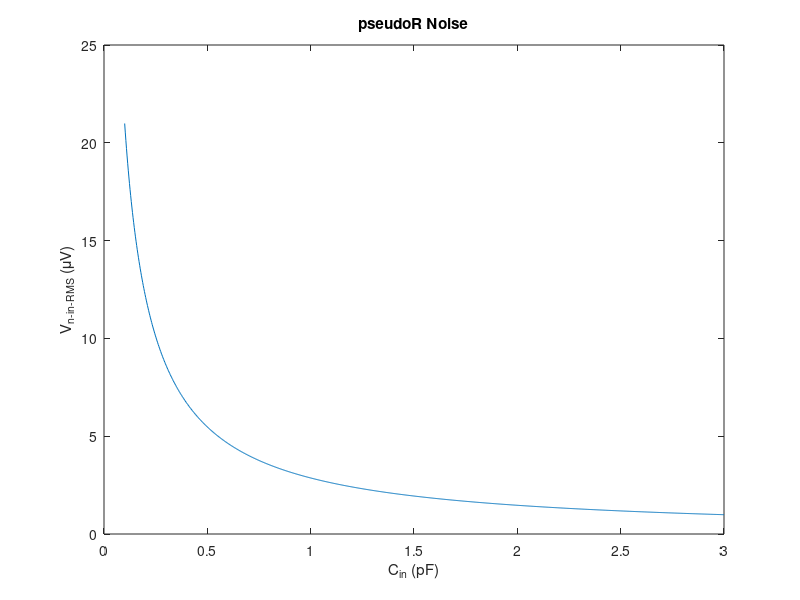
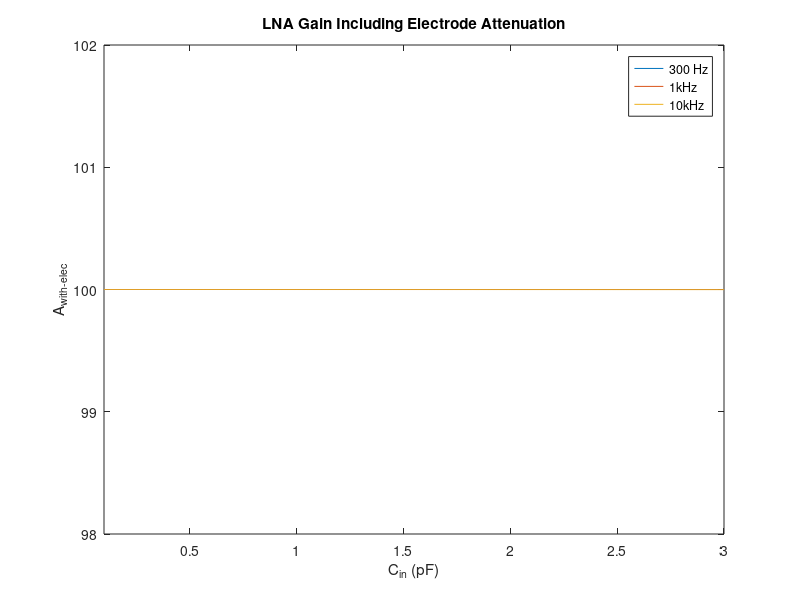
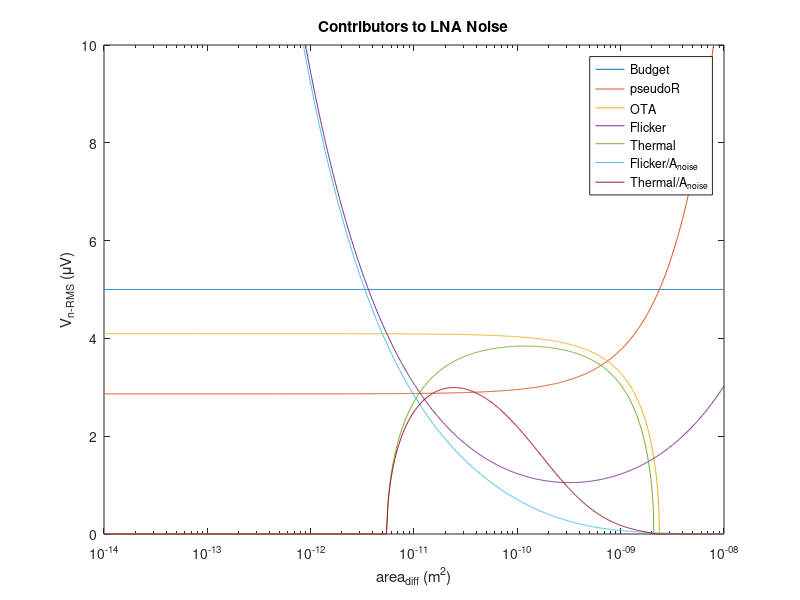
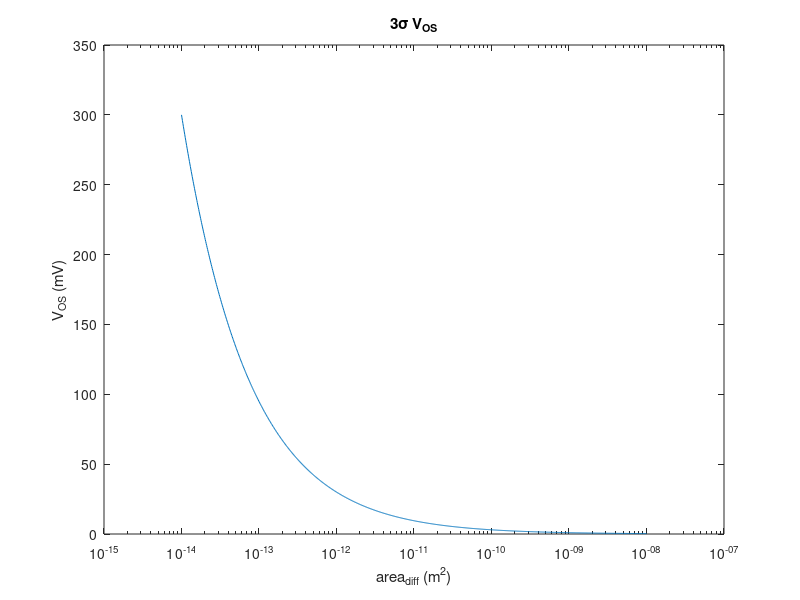

Write MATLAB code to recreate these figures, in order. (Note: this script raises an error after producing the figures.)
% polymorph pixel co-design
% CRT
% 05/19/2020 - 07/22/2020

%% setup
close all
clear all

%% starting assumptions and physical constants

% constants
k = 1.38e-23;
T = 37 + 273;   % body temp

% system constraints
V_DD = 1.5;
R_elec = 24e3;
pixel_dim = 152.5e-6;
area_limit = (pixel_dim)^2;

% amplitude range
% peak voltages for AP (300Hz - 10kHz) and a little LFP (50Hz - 10kHz)
V_AP = 2e-3;
V_LFP = 4e-3;

%% design targets

% except for here, as noted, all noise is squared voltage
noise_Vrms_target = 5e-6;
noise_Vsq_target = noise_Vrms_target^2;

A_target = 100;
A_OL_target = 1e3;
A_f = 1;

f_LP_AP = 10e3;
f_HP_AP = 300;

ENBW = f_LP_AP * pi/2;

% number of time constants for "complete" settling
settling_TCs = 5;

% target for OTA noise source other than M1
excess = 1.2;

% swing for A1
V_swing_target = V_LFP * A_target;

%% technology information

L_min = 130e-9;

% C_ox and C_P (C_gg) [F/m^2]
% C_ox for flicker noise
C_ox = 0.01;
% C_P for parasitics
M_input_area = 120e-6 * 600e-9;
C_gg = 252e-15;
C_P_N = C_gg / M_input_area;
C_P_P = 0.00633;

% flicker noise coefficients [J]
K_flicker_N = 1.24e-25;
K_flicker_P = 1.98e-25;

% mismatch coefficients
% [Vm] and [m]
A_VT = 10e-9;
A_beta = 0.013e-6;

% noise factor gamma (often quoted as 2/3)
gamma_W = 1;
gamma_S = 2/3;

% estimates for device area
L_diff = 200e-9;
L_guard = 1e-6;

%% closed-loop amp design: sweep Cin

% assumed pseudoR based on 10fF feedback cap
pseudoR = 500e9;

% sweep Cin
%C_in = 1e-12;
C_in = linspace(100e-15, 3e-12, 1000)';
C_F = C_in / A_target;

% integrated pseudoR noise for 300Hz sw cap HP cutoff
f_pseudo = 1./(2.*pi.*pseudoR.*C_F);
% reduction factor to account for not all of kT/C
% appearing in the 300Hz+ band
reduc_factor = 1./(1 + f_HP_AP./f_pseudo);
noise_pseudoR = 2 .* k .* T ./ C_F .* reduc_factor;
% input-refer - note that this uses ideal gain
noise_pseudoR_in = noise_pseudoR ./ (A_target.^2);

% ideal closed-loop gain including electrode attenuation
% at three freqs: 300, 1000, 10000 Hz
% assumes ideal opamp with no parasitics
A_elec_300 = C_in ./ sqrt(C_F.^2 + (C_F .* C_in .* R_elec .* (2*pi*300)).^2);
A_elec_1e3 = C_in ./ sqrt(C_F.^2 + (C_F .* C_in .* R_elec .* (2*pi*1e3)).^2);
A_elec_1e4 = C_in ./ sqrt(C_F.^2 + (C_F .* C_in .* R_elec .* (2*pi*1e4)).^2);

%% plots from Cin choice

% noise due to pseudoR as a function of Cin
figure
plot(C_in.*(1e12), sqrt(noise_pseudoR_in) .* 1e6);
xlabel('C_{in} (pF)');
ylabel('V_{n-in-RMS} (\muV)');
title('pseudoR Noise');

% input gain including electrode atten
% should be negligible
figure
plot(C_in.*(1e12), A_elec_300);
hold on
plot(C_in.*(1e12), A_elec_1e3);
plot(C_in.*(1e12), A_elec_1e4);
xlabel('C_{in} (pF)');
ylabel('A_{with-elec}');
axis([100e-3 3 98 102]);
legend('300 Hz', '1kHz', '10kHz');
title('LNA Gain Including Electrode Attenuation');

%% results from first design section

% baseline C_in for noise, assuming we meet target gain
C_in = 1e-12;
C_F = C_in / A_target;
% now adjust C_in to pre-warp the CL gain, gain error due to finite OL gain
C_in = C_F * A_target * (1 + 1/A_OL_target) / (1 - A_target/A_OL_target);
% integrated pseudoR noise for 300Hz sw cap HP cutoff
f_pseudo = 1./(2.*pi.*pseudoR.*C_F);
reduc_factor = 1./(1 + f_HP_AP./f_pseudo);
noise_pseudoR = 2 .* k .* T ./ C_F .* reduc_factor;

%% begin OTA design: sweep WL

% transistor area, from 10^-14 m^2 to 10^-9 m^2
% for reference, pixel is 2.33*10^-8 m^2
% 120um/600nm device is 7.2*10^-11 m^2both
% and a 130nm/130nm device is 1.69*10^-14 m^2
WL = logspace(-14,-8,1000);

C_P = WL .* C_P_N;

% resulting actual closed-loop gain
A_actual = C_in ./ (C_F + (C_F + C_in + C_P) ./ A_OL_target);
noise_pseudoR_in = noise_pseudoR ./ (A_actual.^2);

% noise budget
noise_OTA = noise_Vsq_target - noise_pseudoR_in;

% noise gain
A_noise = (C_P + C_in + C_F) ./ C_in;

% flicker noise
noise_flicker = 2 .* K_flicker_N ./ C_ox ./ WL .* (A_noise).^2 ...
    .* log(f_LP_AP / f_HP_AP);

noise_thermal = noise_OTA - noise_flicker;

% thermal noise
% NOTE: we only care about thermal noise in the signal band (to 10kHz)
% technically, ENBW is not correct here because we can do a software
% brickwall filter at 10kHz, and this will be valid since we have used
% appropriate anti-aliasing.
% thus, ENBW is used here only to provide a safety margin.
gm_req = 2 .* 4 .* k .* T .* gamma_W...
    ./ noise_thermal .* (A_noise).^2 .* ENBW .* excess;

% first approx of mismatch: assume input pair dominates
sigma_Vth_1 = A_VT ./ sqrt(WL);
V_os_3sigma = sigma_Vth_1 .* 3;

%% plots from flicker noise sizing choice

% noise breakdown
figure
semilogx(WL, (noise_Vrms_target*1e6).*ones(size(WL)));
hold on
semilogx(WL, sqrt(noise_pseudoR_in) .* 1e6);
semilogx(WL, sqrt(noise_OTA) .* 1e6);
semilogx(WL, sqrt(noise_flicker) .* 1e6);
semilogx(WL, sqrt(noise_thermal) .* 1e6);
semilogx(WL, sqrt(noise_flicker) ./ (A_noise).^2 .* 1e6);
semilogx(WL, sqrt(noise_thermal) ./ (A_noise).^2 .* 1e6);
xlabel('area_{diff} (m^2)');
ylabel('V_{n-RMS} (\muV)');
axis([1e-14 1e-8 0 10]);
legend('Budget', 'pseudoR', 'OTA', 'Flicker', 'Thermal',...
    'Flicker/A_{noise}', 'Thermal/A_{noise}');
title('Contributors to LNA Noise');

% mismatch
figure
semilogx(WL, V_os_3sigma .* 1e3);
xlabel('area_{diff} (m^2)');
ylabel('V_{OS} (mV)');
title('3\sigma V_{OS}');

% gm requirement
figure
semilogx(WL, gm_req.*(1e6));
xlabel('area_{diff} (m^2)');
ylabel('g_m (\muS)');
axis([1e-14 1e-8 0 500]);
title('g_m Requirement');

% closed-loop gain
figure
semilogx(WL, A_actual);
xlabel('area_{diff} (m^2)');
ylabel('A_{actual}');
title('Closed-Loop Gain due to C_P');

%% gm/id, gmro characterization

% info about number of characterization sweeps
num_lengths_N = 10;
num_lengths_P = 10;
points_per_length = 25;
L_N = [130e-9 200e-9 500e-9 1e-6 2e-6 4e-6 6e-6 8e-6 10e-6 12e-6]';
L_P = L_N;

% NMOS

% import the characterization data
gmid_n_130n = readmatrix('charac/charac_gmid_n_130n.csv');
gmid_n_200n = readmatrix('charac/charac_gmid_n_200n.csv');
gmid_n_500n = readmatrix('charac/charac_gmid_n_500n.csv');
gmid_n_1u = readmatrix('charac/charac_gmid_n_1u.csv');
gmid_n_2u = readmatrix('charac/charac_gmid_n_2u.csv');
gmid_n_4u = readmatrix('charac/charac_gmid_n_4u.csv');
gmid_n_6u = readmatrix('charac/charac_gmid_n_6u.csv');
gmid_n_8u = readmatrix('charac/charac_gmid_n_8u.csv');
gmid_n_10u = readmatrix('charac/charac_gmid_n_10u.csv');
gmid_n_12u = readmatrix('charac/charac_gmid_n_12u.csv');

gmro_n_130n = readmatrix('charac/charac_gmro_n_130n.csv');
gmro_n_200n = readmatrix('charac/charac_gmro_n_200n.csv');
gmro_n_500n = readmatrix('charac/charac_gmro_n_500n.csv');
gmro_n_1u = readmatrix('charac/charac_gmro_n_1u.csv');
gmro_n_2u = readmatrix('charac/charac_gmro_n_2u.csv');
gmro_n_4u = readmatrix('charac/charac_gmro_n_4u.csv');
gmro_n_6u = readmatrix('charac/charac_gmro_n_6u.csv');
gmro_n_8u = readmatrix('charac/charac_gmro_n_8u.csv');
gmro_n_10u = readmatrix('charac/charac_gmro_n_10u.csv');
gmro_n_12u = readmatrix('charac/charac_gmro_n_12u.csv');

cgg_n_130n = readmatrix('charac/charac_cgg_n_130n.csv');
cgg_n_200n = readmatrix('charac/charac_cgg_n_200n.csv');
cgg_n_500n = readmatrix('charac/charac_cgg_n_500n.csv');
cgg_n_1u = readmatrix('charac/charac_cgg_n_1u.csv');
cgg_n_2u = readmatrix('charac/charac_cgg_n_2u.csv');
cgg_n_4u = readmatrix('charac/charac_cgg_n_4u.csv');
cgg_n_6u = readmatrix('charac/charac_cgg_n_6u.csv');
cgg_n_8u = readmatrix('charac/charac_cgg_n_8u.csv');
cgg_n_10u = readmatrix('charac/charac_cgg_n_10u.csv');
cgg_n_12u = readmatrix('charac/charac_cgg_n_12u.csv');

% concatenate the results for easier looping
gmid_n = horzcat(gmid_n_130n, gmid_n_200n(:,2), gmid_n_500n(:,2),...
    gmid_n_1u(:,2), gmid_n_2u(:,2), gmid_n_4u(:,2), gmid_n_6u(:,2),...
    gmid_n_8u(:,2), gmid_n_10u(:,2), gmid_n_12u(:,2));
gmro_n = horzcat(gmro_n_130n, gmro_n_200n(:,2), gmro_n_500n(:,2),...
    gmro_n_1u(:,2), gmro_n_2u(:,2), gmro_n_4u(:,2), gmro_n_6u(:,2),...
    gmro_n_8u(:,2), gmro_n_10u(:,2), gmro_n_12u(:,2));
cgg_n = horzcat(cgg_n_130n, cgg_n_200n(:,2), cgg_n_500n(:,2),...
    cgg_n_1u(:,2), cgg_n_2u(:,2), cgg_n_4u(:,2), cgg_n_6u(:,2),...
    cgg_n_8u(:,2), cgg_n_10u(:,2), cgg_n_12u(:,2));

% plot the characterization results
figure
semilogx(gmid_n(:,1)*1e6, gmid_n(:,2));
hold on
semilogx(gmid_n(:,1)*1e6, gmid_n(:,3));
semilogx(gmid_n(:,1)*1e6, gmid_n(:,4));
semilogx(gmid_n(:,1)*1e6, gmid_n(:,5));
semilogx(gmid_n(:,1)*1e6, gmid_n(:,6));
semilogx(gmid_n(:,1)*1e6, gmid_n(:,7));
semilogx(gmid_n(:,1)*1e6, gmid_n(:,8));
semilogx(gmid_n(:,1)*1e6, gmid_n(:,9));
semilogx(gmid_n(:,1)*1e6, gmid_n(:,10));
semilogx(gmid_n(:,1)*1e6, gmid_n(:,11));
title('g_m/I_D vs. I_D for NMOS');
xlabel('I_D (\muA)');
ylabel('g_m/I_D (V^{-1})');
legend('L = 130nm', 'L = 200nm', 'L = 500nm', 'L = 1\mum', 'L = 2\mum',...
    'L = 4\mum', 'L = 6\mum', 'L = 8\mum', 'L = 10\mum', 'L = 12\mum');

figure
semilogx(gmro_n(:,1)*1e6, gmro_n(:,2));
hold on
semilogx(gmro_n(:,1)*1e6, gmro_n(:,3));
semilogx(gmro_n(:,1)*1e6, gmro_n(:,4));
semilogx(gmro_n(:,1)*1e6, gmro_n(:,5));
semilogx(gmro_n(:,1)*1e6, gmro_n(:,6));
semilogx(gmro_n(:,1)*1e6, gmro_n(:,7));
semilogx(gmro_n(:,1)*1e6, gmro_n(:,8));
semilogx(gmro_n(:,1)*1e6, gmro_n(:,9));
semilogx(gmro_n(:,1)*1e6, gmro_n(:,10));
semilogx(gmro_n(:,1)*1e6, gmro_n(:,11));
title('g_mr_o vs. I_D for NMOS');
xlabel('I_D (\muA)');
ylabel('g_mr_o');
legend('L = 130nm', 'L = 200nm', 'L = 500nm', 'L = 1\mum', 'L = 2\mum',...
    'L = 4\mum', 'L = 6\mum', 'L = 8\mum', 'L = 10\mum', 'L = 12\mum');

figure
semilogx(cgg_n(:,1)*1e6, cgg_n(:,2) / (130e-9 * 260e-9));
hold on
semilogx(cgg_n(:,1)*1e6, cgg_n(:,3) / (200e-9 * 400e-9));
semilogx(cgg_n(:,1)*1e6, cgg_n(:,4) / (500e-9 * 1000e-9));
semilogx(cgg_n(:,1)*1e6, cgg_n(:,5) / (1000e-9 * 2000e-9));
semilogx(cgg_n(:,1)*1e6, cgg_n(:,6) / (2000e-9 * 4000e-9));
semilogx(cgg_n(:,1)*1e6, cgg_n(:,7) / (4000e-9 * 8000e-9));
semilogx(cgg_n(:,1)*1e6, cgg_n(:,8) / (6000e-9 * 12000e-9));
semilogx(cgg_n(:,1)*1e6, cgg_n(:,9) / (8000e-9 * 16000e-9));
semilogx(cgg_n(:,1)*1e6, cgg_n(:,10) / (10000e-9 * 20000e-9));
semilogx(cgg_n(:,1)*1e6, cgg_n(:,11) / (12000e-9 * 24000e-9));
title('C_{gg} vs. I_D for NMOS');
xlabel('I_D (\muA)');
ylabel('C_{gg} (F/m^2)');
legend('L = 130nm', 'L = 200nm', 'L = 500nm', 'L = 1\mum', 'L = 2\mum',...
    'L = 4\mum', 'L = 6\mum', 'L = 8\mum', 'L = 10\mum', 'L = 12\mum');


% PMOS

% import the characterization data
gmid_p_130n = readmatrix('charac/charac_gmid_p_130n.csv');
gmid_p_200n = readmatrix('charac/charac_gmid_p_200n.csv');
gmid_p_500n = readmatrix('charac/charac_gmid_p_500n.csv');
gmid_p_1u = readmatrix('charac/charac_gmid_p_1u.csv');
gmid_p_2u = readmatrix('charac/charac_gmid_p_2u.csv');
gmid_p_4u = readmatrix('charac/charac_gmid_p_4u.csv');
gmid_p_6u = readmatrix('charac/charac_gmid_p_6u.csv');
gmid_p_8u = readmatrix('charac/charac_gmid_p_8u.csv');
gmid_p_10u = readmatrix('charac/charac_gmid_p_10u.csv');
gmid_p_12u = readmatrix('charac/charac_gmid_p_12u.csv');

gmro_p_130n = readmatrix('charac/charac_gmro_p_130n.csv');
gmro_p_200n = readmatrix('charac/charac_gmro_p_200n.csv');
gmro_p_500n = readmatrix('charac/charac_gmro_p_500n.csv');
gmro_p_1u = readmatrix('charac/charac_gmro_p_1u.csv');
gmro_p_2u = readmatrix('charac/charac_gmro_p_2u.csv');
gmro_p_4u = readmatrix('charac/charac_gmro_p_4u.csv');
gmro_p_6u = readmatrix('charac/charac_gmro_p_6u.csv');
gmro_p_8u = readmatrix('charac/charac_gmro_p_8u.csv');
gmro_p_10u = readmatrix('charac/charac_gmro_p_10u.csv');
gmro_p_12u = readmatrix('charac/charac_gmro_p_12u.csv');

% concatenate the results for easier looping
gmid_p = horzcat(gmid_p_130n, gmid_p_200n(:,2), gmid_p_500n(:,2),...
    gmid_p_1u(:,2), gmid_p_2u(:,2), gmid_p_4u(:,2), gmid_p_6u(:,2),...
    gmid_p_8u(:,2), gmid_p_10u(:,2), gmid_p_12u(:,2));
gmro_p = horzcat(gmro_p_130n, gmro_p_200n(:,2), gmro_p_500n(:,2),...
    gmro_p_1u(:,2), gmro_p_2u(:,2), gmro_p_4u(:,2), gmro_p_6u(:,2),...
    gmro_p_8u(:,2), gmro_p_10u(:,2), gmro_p_12u(:,2));

% plot the characterization results
figure
semilogx(gmid_p(:,1)*1e6, gmid_p(:,2));
hold on
semilogx(gmid_p(:,1)*1e6, gmid_p(:,3));
semilogx(gmid_p(:,1)*1e6, gmid_p(:,4));
semilogx(gmid_p(:,1)*1e6, gmid_p(:,5));
semilogx(gmid_p(:,1)*1e6, gmid_p(:,6));
semilogx(gmid_p(:,1)*1e6, gmid_p(:,7));
semilogx(gmid_p(:,1)*1e6, gmid_p(:,8));
semilogx(gmid_p(:,1)*1e6, gmid_p(:,9));
semilogx(gmid_p(:,1)*1e6, gmid_p(:,10));
semilogx(gmid_p(:,1)*1e6, gmid_p(:,11));
title('g_m/I_D vs. I_D for PMOS');
xlabel('I_D (\muA)');
ylabel('g_m/I_D (V^{-1})');
legend('L = 130nm', 'L = 200nm', 'L = 500nm', 'L = 1\mum', 'L = 2\mum',...
    'L = 4\mum', 'L = 6\mum', 'L = 8\mum', 'L = 10\mum', 'L = 12\mum');

figure
semilogx(gmro_p(:,1)*1e6, gmro_p(:,2));
hold on
semilogx(gmro_p(:,1)*1e6, gmro_p(:,3));
semilogx(gmro_p(:,1)*1e6, gmro_p(:,4));
semilogx(gmro_p(:,1)*1e6, gmro_p(:,5));
semilogx(gmro_p(:,1)*1e6, gmro_p(:,6));
semilogx(gmro_p(:,1)*1e6, gmro_p(:,7));
semilogx(gmro_p(:,1)*1e6, gmro_p(:,8));
semilogx(gmro_p(:,1)*1e6, gmro_p(:,9));
semilogx(gmro_p(:,1)*1e6, gmro_p(:,10));
semilogx(gmro_p(:,1)*1e6, gmro_p(:,11));
title('g_mr_o vs. I_D for PMOS');
xlabel('I_D (\muA)');
ylabel('g_mr_o');
legend('L = 130nm', 'L = 200nm', 'L = 500nm', 'L = 1\mum', 'L = 2\mum',...
    'L = 4\mum', 'L = 6\mum', 'L = 8\mum', 'L = 10\mum', 'L = 12\mum');

%% transistor-level OTA design: tunable parameters

% set minimum W
W_min = 200e-9;

% assumptions for WI or SI
gmid_WI = 25;
gmid_MI = 20;
gmid_SI = 10;

% M1 specs determined from optimization above
gm_min = 100e-6;
WL_min = 3.85e-11;

% ratio between main branch and output branch
current_scale = 16;
% ratio between load branch and one branch of CMFB amp
cmfb_scale = 1;

% partition of gains
A_OL_1_target = 320;
A_OL_2_target = A_OL_target / A_OL_1_target;
A_OL_CMFB_target = 20;

% degen resistor headroom consumption
V_R_degen = 0.2;
% estimated headroom for saturation for a single device (even SI)
V_hr_SI = 300e-3;
V_hr_WI = 250e-3;

%% swing requirement calculation

V_swing_telecas = V_DD - 1*V_hr_SI - 4*V_hr_WI - V_R_degen;
V_swing_foldcas = V_DD - 1*V_hr_SI - 3*V_hr_WI - V_R_degen;
V_swing_stage2 = V_DD - V_hr_SI - V_hr_WI;

%% amp/filter interface

% assume min size cap for C_RA
C_RA = 10e-15;

% biquad filter params
omega_0 = 2*pi * sqrt(f_HP_AP * f_LP_AP);
BW = 2*pi * (f_LP_AP - f_HP_AP);
Q = omega_0 / BW;

% input cap size
C_R1 = C_RA * A_f / Q;

% sweep possible switching frequencies
f_swcap = logspace(5,7,1000)';

f_BW_amp = f_swcap ./ 10;

% resistive approximation
R_1 = 1 ./ (C_R1 * f_swcap);

% one-stage version. settling will be ok, so look at gain degredation
% using 60dB gain for one-stage (80dB not possible)
rout_assumed = (1e3) / gm_min;
Rout_amp_required = (rout_assumed .* R_1) ./ (R_1 - rout_assumed);
% using reasonable assumptions for degen R and load device,
% calculate what gmro would be necessary for up and down cascode devices
R_degen_assumed = 50e3;
ro_load_assumed = 4e7;
Rout_branch = 2 * Rout_amp_required;
gmro_required_up = sqrt(Rout_branch ./ R_degen_assumed);
gmro_required_down = Rout_branch ./ ro_load_assumed;

figure
semilogx(f_swcap, gmro_required_up);
hold on
semilogx(f_swcap, gmro_required_down);
xlabel('f_{swcap} (Hz)');
ylabel('g_mr_o');
title('Single-Stage: Cascode g_mr_o Required vs. Sw Cap Frequency');
legend('Up Branch (fold)', 'Down Branch (load)');

% settling limit
T_settle_limit = 1 ./ (f_swcap * 2);

% assume switch resistance - settling through this
R_sw = 14e3;
T_settle_sw = R_sw * C_R1 * settling_TCs;

%% transistor-level OTA design: action

% M1: input pair (NMOS)

% vectors to keep track of results for comparison
W = zeros(num_lengths_N, 1);
WL = zeros(num_lengths_N, 1);
gmro = zeros(num_lengths_N, 1);
gmid = zeros(num_lengths_N, 1);

% try each length
for i = 1:num_lengths_N
    
    % column for gmid, gmro data
    col = 1 + i;
    
    % determine corresponding length
    L_charac = L_N(i);
    W_charac = L_charac * 2;
    
    for j = 1:points_per_length
        
        % go from SI to WI to get minimum required gmid
        point = points_per_length - j + 1;
        
        gmid(i) = gmid_n(point, col);
        
        if (gmid(i) > gmid_WI)
            % found required gmid
            
            % determine corresponding current density for this length
            ID_charac = gmid_n(point, 1);
            ID_density = ID_charac / W_charac;
            
            % determine actual ID required
            ID_req = gm_min / gmid(i);
            ID = 1e-6 * ceil(ID_req * 1e6);
            
            % determine actual W required
            W(i) = ID / ID_density;
            WL(i) = W(i) .* L_charac;
            
            % keep track of corresponding gmro
            gmro(i) = gmro_n(point, col);
            break
        end      
    end
end

% plot results for M1
figure
plot(L_N*1e6, W*1e6);
xlabel('L (\mum)');
ylabel('W (\mum)');
title('M1: W vs. L');
figure
plot(L_N*1e6, WL*1e12);
xlabel('L (\mum)');
ylabel('W ((\mum)^2)');
title('M1: WL vs. L');
figure
plot(L_N*1e6, gmro);
xlabel('L (\mum)');
ylabel('g_mr_o');
title('M1: g_mr_o vs. L');

% pick L that gives us required WL for parasitics/flicker
for i = 1:num_lengths_N
    WL_this = WL(i);
    
    if (WL_this > WL_min)
        % determine final dimensions
        W_M1 = W(i);
        L_M1 = L_N(i);
        % determine final small signal params
        gmid_M1 = gmid(i);
        gmro_M1 = gmro(i);
        break
    end
end

% compute some currents
ID_main = ID;
ID_load = ID_main / current_scale;
ID_both = ID_main + ID_load;

% compute M1 small signal params
gm_M1 = gmid_M1 * ID_main;
ro_M1 = gmro_M1 / gm_M1;

% size the degen resistors for reasonable voltage swing
R_degen = V_R_degen / ID_main;

% beginning to compute the gain

% from equation for gain of first stage...
gmro_factor = gm_M1 * ro_M1^2 * R_degen / (ro_M1 + R_degen)^2;
% ... we can determine a target for gmro of M3 and M5
gmro_35_target = A_OL_1_target / gmro_factor;

% size 3,5 based on this target

% M3: telecascode device (NMOS)
[W, gmid, gmro] = size_M(L_N, gmid_n, gmro_n, gmid_MI, 1, ID_main,...
    num_lengths_N, points_per_length);
[L_M3, W_M3, gmid_M3, gmro_M3] = pick_L(L_N, W, gmid, gmro,...
    gmro_35_target, num_lengths_N, W_min);
% compute M3 small signal params
gm_M3 = gmid_M3 * ID_main;
ro_M3 = gmro_M3 / gm_M3;

% M5: current source device (PMOS)
[W, gmid, gmro] = size_M(L_P, gmid_p, gmro_p, gmid_MI, 1, ID_main,...
    num_lengths_P, points_per_length);
[L_M5, W_M5, gmid_M5, gmro_M5] = pick_L(L_P, W, gmid, gmro,...
    gmro_35_target, num_lengths_P, W_min);
% compute M5 small signal params
gm_M5 = gmid_M5 * ID_main;
ro_M5 = gmro_M5 / gm_M5;

% calculate actual first stage gain

% transconductance
Gs3 = (gmro_M3 + 1) / (ro_M3 + gmro_M5 * R_degen);
Gm_reduc = (Gs3 * ro_M1) / (1 + Gs3 * ro_M1);
Gm_1 = gm_M1 * Gm_reduc;

% output resistance
Rout_1 = 1/(1/(gmro_M5 * R_degen) + 1/(gmro_M3 * ro_M1));

A_OL_1_actual = Gm_1 * Rout_1;

% compute gain target for second stage
A_OL_2_target_updated = max(A_OL_target / A_OL_1_actual, A_OL_2_target);

% compute gmro target based on necessity that gm7ro9 > A2 for later math
gm_M7_assumed = gmid_WI * ID_load;
gm_M9_assumed = gmid_SI * ID_load;
ro_9_target = A_OL_2_target_updated / gm_M7_assumed;
gmro_9_target = gm_M9_assumed * ro_9_target;

% M9: load device (NMOS)
% the only strong-inversion transistor (bc noise)
[W, gmid, gmro] = size_M(L_N, gmid_n, gmro_n, gmid_SI, 0, ID_load,...
    num_lengths_N, points_per_length);
[L_M9, W_M9, gmid_M9, gmro_M9] = pick_L(L_N, W, gmid, gmro,...
    gmro_9_target, num_lengths_N, W_min);
% compute M11 small signal params
gm_M9 = gmid_M9 * ID_load;
ro_M9 = gmro_M9 / gm_M9;

% compute target gmro7 based on target gain
ro_M7_target = (A_OL_2_target_updated * ro_M9) /...
    (gm_M7_assumed * ro_M9 - A_OL_2_target_updated);
gmro_7_target = gm_M7_assumed * ro_M7_target;

% M7: second stage input device (PMOS)
[W, gmid, gmro] = size_M(L_P, gmid_p, gmro_p, gmid_WI, 1, ID_load,...
    num_lengths_P, points_per_length);
[L_M7, W_M7, gmid_M7, gmro_M7] = pick_L(L_P, W, gmid, gmro,...
    gmro_7_target, num_lengths_P, W_min);
% compute M7 small signal params
gm_M7 = gmid_M7 * ID_load;
ro_M7 = gmro_M7 / gm_M7;

% calculate actual second stage gain
Rout_2 = (ro_M7 * ro_M9) / (ro_M7 + ro_M9);
A_OL_2_actual = gm_M7 * Rout_2;

A_OL_actual = A_OL_1_actual * A_OL_2_actual;

%% post-design OTA characterization

% noise - note this is just open-loop OTA noise for sanity check

% compute second stage noise
noise_final_A2 = 8*k*T*(gamma_W/gm_M7 + gamma_S*gm_M9/(gm_M7^2))*ENBW...
    + 2 * K_flicker_P / (W_M7 * L_M7 * C_ox) * log(f_LP_AP / f_HP_AP);

% compute first stage noise
noise_final_A1 = 8*k*T*(gamma_W/gm_M1 + 1/(R_degen * gm_M1^2))*ENBW...
    + 2 * K_flicker_N / (W_M1 * L_M1 * C_ox) * log(f_LP_AP / f_HP_AP);

% compute total input-referred OTA noise
noise_final_OTA = noise_final_A1 + (noise_final_A2 / (A_OL_1_actual^2));
noise_final_OTA_V = sqrt(noise_final_OTA);

% offset: it can be shown that all contributions are neglig except input
sigma_Vth_1_final = A_VT / sqrt(W_M1 * L_M1);
V_os_3sigma_final = sigma_Vth_1_final * 3;

% settling - need to satisfy swcap settling assumption
T_settle_OTA = Rout_2 * C_R1 * settling_TCs;

T_settle_OTA_vec = T_settle_OTA .* ones(size(f_swcap));
T_settle_sw_vec = T_settle_sw .* ones(size(f_swcap));

figure
semilogx(f_swcap, T_settle_limit*1e6);
hold on
semilogx(f_swcap, T_settle_sw_vec*1e6);
semilogx(f_swcap, T_settle_OTA_vec*1e6);
xlabel('f_{swcap} (Hz)');
ylabel('\tau (\mus)');
title('Amp/Filter Settling Time vs. Sw Cap Frequency');
legend('Limit', 'Switch Settling', 'OTA 2nd Stage Settling');

%% CMFB
ID_cmfb = ID_load / cmfb_scale;

% compute gmro target based on necessity that gm13ro15 > A for later math
gm_M13_assumed = gmid_WI * ID_cmfb;
gm_M15_assumed = gmid_SI * ID_cmfb;
ro_15_target = A_OL_CMFB_target / gm_M13_assumed;
gmro_15_target = gm_M15_assumed * ro_15_target;

% M15: load device (PMOS)
[W, gmid, gmro] = size_M(L_P, gmid_p, gmro_p, gmid_SI, 0, ID_cmfb,...
    num_lengths_P, points_per_length);
[L_M15, W_M15, gmid_M15, gmro_M15] = pick_L(L_P, W, gmid, gmro,...
    gmro_15_target, num_lengths_P, W_min);
% compute M15 small signal params
gm_M15 = gmid_M15 * ID_cmfb;
ro_M15 = gmro_M15 / gm_M15;

% compute target gmro13 based on target gain
ro_M13_target = (A_OL_CMFB_target * ro_M15) /...
    (gm_M13_assumed * ro_M15 - A_OL_CMFB_target);
gmro_13_target = gm_M13_assumed * ro_M13_target;

% M13: input device (NMOS)
[W, gmid, gmro] = size_M(L_N, gmid_n, gmro_n, gmid_WI, 1, ID_cmfb,...
    num_lengths_N, points_per_length);
[L_M13, W_M13, gmid_M13, gmro_M13] = pick_L(L_N, W, gmid, gmro,...
    gmro_13_target, num_lengths_N, W_min);
% compute M13 small signal params
gm_M13 = gmid_M13 * ID_cmfb;
ro_M13 = gmro_M13 / gm_M13;

% calculate actual CMFB amp gain
A_OL_CMFB_actual = (gmro_M13 * ro_M15) / (ro_M13 + ro_M15);

%% BPF A2 design: tunable parameters

% gain target
A_2_required = 300;
% A3_M1 specs determined from f_swcap optimization in other script
gm_min_A2 = 2e-6;

WL_min_A2 = 9e-12;

% partition gains
A_2_1_required = 30;

%% BPF A2 design: action

% A2_M1: input pair (NMOS)

% vectors to keep track of results for comparison
W = zeros(num_lengths_N, 1);
WL = zeros(num_lengths_N, 1);
gmro = zeros(num_lengths_N, 1);
gmid = zeros(num_lengths_N, 1);

% try each length
for i = 1:num_lengths_N
    
    % column for gmid, gmro data
    col = 1 + i;
    
    % determine corresponding length
    L_charac = L_N(i);
    W_charac = L_charac * 2;
    
    for j = 1:points_per_length
        
        % go from SI to WI to get minimum required gmid
        point = points_per_length - j + 1;
        
        gmid(i) = gmid_n(point, col);
        
        if (gmid(i) > gmid_WI)
            % found required gmid
            
            % determine corresponding current density for this length
            ID_charac = gmid_n(point, 1);
            ID_density = ID_charac / W_charac;
            
            % determine actual ID required
            ID_req = gm_min_A2 / gmid(i);
            ID = 0.01e-6 * ceil(ID_req * 100e6);
            
            % determine actual W required
            W(i) = ID / ID_density;
            WL(i) = W(i) .* L_charac;
            
            % keep track of corresponding gmro
            gmro(i) = gmro_n(point, col);
            break
        end      
    end
end

% pick L that gives us required WL for parasitics/flicker
for i = 1:num_lengths_N
    WL_this = WL(i);
    
    if (WL_this > WL_min_A2)
        % determine final dimensions
        W_A2_M1 = W(i);
        L_A2_M1 = L_N(i);
        % determine final small signal params
        gmid_A2_M1 = gmid(i);
        gmro_A2_M1 = gmro(i);
        break
    end
end

% corresponding current
ID_A2 = ID;

% compute M1 small signal params
gm_A2_M1 = gmid_A2_M1 * ID_A2;
ro_A2_M1 = gmro_A2_M1 / gm_A2_M1;

% need to calculate load device ro
ro_A2_M3_required = A_2_1_required * ro_A2_M1 /...
    (gmro_A2_M1 - A_2_1_required);

gm_A2_M3_estimate = gmid_SI * ID_A2;

gmro_A2_M3_target = ro_A2_M3_required * gm_A2_M3_estimate;

% A2_M3: load device (PMOS)
[W, gmid, gmro] = size_M(L_P, gmid_p, gmro_p, gmid_SI, 0, ID_A2,...
    num_lengths_P, points_per_length);
[L_A2_M3, W_A2_M3, gmid_A2_M3, gmro_A2_M3] = pick_L(L_P, W, gmid, gmro,...
    gmro_A2_M3_target, num_lengths_P, W_min);
% compute M3 small signal params
gm_A2_M3 = gmid_A2_M3 * ID_A2;
ro_A2_M3 = gmro_A2_M3 / gm_A2_M3;

% calculate actual first-stage gain
A_2_1 = gmro_A2_M1 * ro_A2_M3 / (ro_A2_M1 + ro_A2_M3);
% calculate required second-stage gain
A_2_2_required = A_2_required / A_2_1;

% A2_M5: second stage input pair (PMOS)

% vectors to keep track of results for comparison
W = zeros(num_lengths_P, 1);
WL = zeros(num_lengths_P, 1);
gmro = zeros(num_lengths_P, 1);
gmid = zeros(num_lengths_P, 1);

% try each length
for i = 1:num_lengths_P
    
    % column for gmid, gmro data
    col = 1 + i;
    
    % determine corresponding length
    L_charac = L_P(i);
    W_charac = L_charac * 2;
    
    for j = 1:points_per_length
        
        % go from SI to WI to get minimum required gmid
        point = points_per_length - j + 1;
        
        gmid(i) = gmid_p(point, col);
        
        if (gmid(i) > gmid_WI)
            % found required gmid
            
            % determine corresponding current density for this length
            ID_charac = gmid_p(point, 1);
            ID_density = ID_charac / W_charac;
            
            % determine actual ID required
            ID_req = gm_min_A2 / gmid(i);
            ID = 0.01e-6 * ceil(ID_req * 100e6);
            
            % determine actual W required
            W(i) = ID / ID_density;
            WL(i) = W(i) .* L_charac;
            
            % keep track of corresponding gmro
            gmro(i) = gmro_p(point, col);
            break
        end      
    end
end

% pick L that gives us required WL for parasitics/flicker
for i = 1:num_lengths_P
    WL_this = WL(i);
    
    if (WL_this > WL_min_A2)
        % determine final dimensions
        W_A2_M5 = W(i);
        L_A2_M5 = L_P(i);
        % determine final small signal params
        gmid_A2_M5 = gmid(i);
        gmro_A2_M5 = gmro(i);
        break
    end
end

% corresponding current
ID_A2_2 = ID;

% compute M5 small signal params
gm_A2_M5 = gmid_A2_M5 * ID_A2_2;
ro_A2_M5 = gmro_A2_M5 / gm_A2_M5;

% need to calculate load device ro
ro_A2_M7_required = A_2_2_required * ro_A2_M5 /...
    (gmro_A2_M5 - A_2_2_required);

gm_A2_M7_estimate = gmid_SI * ID_A2_2;

gmro_A2_M7_target = ro_A2_M7_required * gm_A2_M7_estimate;

% A2_M7: load device (NMOS)
[W, gmid, gmro] = size_M(L_N, gmid_n, gmro_n, gmid_WI, 1, ID_A2_2,...
    num_lengths_N, points_per_length);
[L_A2_M7, W_A2_M7, gmid_A2_M7, gmro_A2_M7] = pick_L(L_N, W, gmid, gmro,...
    gmro_A2_M7_target, num_lengths_N, W_min);
% compute M7 small signal params
gm_A2_M7 = gmid_A2_M7 * ID_A2_2;
ro_A2_M7 = gmro_A2_M7 / gm_A2_M7;

% calculate actual second-stage gain
A_2_2 = gmro_A2_M5 * ro_A2_M7 / (ro_A2_M5 + ro_A2_M7);
% calculate total gain
A_2_actual = A_2_1 * A_2_2;

% CMFB sizing?

%% BPF A3 design: tunable parameters

% gain target
A_3_required = 350;
% A3_M1 specs determined from f_swcap optimization in other script
gm_min_A3 = 2e-6;

WL_min_A3 = 9e-12;

gmro_cascode_target = 30;

%% BPF A3 design: action

% A3_M1: input pair (NMOS)

% vectors to keep track of results for comparison
W = zeros(num_lengths_N, 1);
WL = zeros(num_lengths_N, 1);
gmro = zeros(num_lengths_N, 1);
gmid = zeros(num_lengths_N, 1);

% try each length
for i = 1:num_lengths_N
    
    % column for gmid, gmro data
    col = 1 + i;
    
    % determine corresponding length
    L_charac = L_N(i);
    W_charac = L_charac * 2;
    
    for j = 1:points_per_length
        
        % go from SI to WI to get minimum required gmid
        point = points_per_length - j + 1;
        
        gmid(i) = gmid_n(point, col);
        
        if (gmid(i) > gmid_WI)
            % found required gmid
            
            % determine corresponding current density for this length
            ID_charac = gmid_n(point, 1);
            ID_density = ID_charac / W_charac;
            
            % determine actual ID required
            ID_req = gm_min_A3 / gmid(i);
            ID = 0.01e-6 * ceil(ID_req * 100e6);
            
            % determine actual W required
            W(i) = ID / ID_density;
            WL(i) = W(i) .* L_charac;
            
            % keep track of corresponding gmro
            gmro(i) = gmro_n(point, col);
            break
        end      
    end
end

% pick L that gives us required WL for parasitics/flicker
for i = 1:num_lengths_N
    WL_this = WL(i);
    
    if (WL_this > WL_min_A3)
        % determine final dimensions
        W_A3_M1 = W(i);
        L_A3_M1 = L_N(i);
        % determine final small signal params
        gmid_A3_M1 = gmid(i);
        gmro_A3_M1 = gmro(i);
        break
    end
end

% corresponding current
ID_A3 = ID;

% compute M1 small signal params
gm_A3_M1 = gmid_A3_M1 * ID_A3;
ro_A3_M1 = gmro_A3_M1 / gm_A3_M1;

% need to calculate required Rout and cascode gmro
Rout_required_A3 = A_3_required / gm_A3_M1;
Rdown_required_A3 = Rout_required_A3 * 2;

gmro_A3_M3_target = max(Rdown_required_A3 / ro_A3_M1, gmro_cascode_target);

% A3_M3: telecascode device (NMOS)
[W, gmid, gmro] = size_M(L_N, gmid_n, gmro_n, gmid_WI, 1, ID_A3,...
    num_lengths_N, points_per_length);
[L_A3_M3, W_A3_M3, gmid_A3_M3, gmro_A3_M3] = pick_L(L_N, W, gmid, gmro,...
    gmro_A3_M3_target, num_lengths_N, W_min);
% compute M3 small signal params
gm_A3_M3 = gmid_A3_M3 * ID_A3;
ro_A3_M3 = gmro_A3_M3 / gm_A3_M3;

% calculate actual Rup required
Rdown_actual_A3 = gmro_A3_M3 * ro_A3_M1;
Rup_required_A3 = 1 / (1/Rout_required_A3 - 1/Rdown_actual_A3);

% assume Rup_required_A3 = ro_M7

% A3_M5: load cascode device (PMOS)
[W, gmid, gmro] = size_M(L_P, gmid_p, gmro_p, gmid_MI, 1, ID_A3,...
    num_lengths_P, points_per_length);
[L_A3_M5, W_A3_M5, gmid_A3_M5, gmro_A3_M5] = pick_L(L_P, W, gmid, gmro,...
    gmro_cascode_target, num_lengths_P, W_min);
% compute M5 small signal params
gm_A3_M5 = gmid_A3_M5 * ID_A3;
ro_A3_M5 = gmro_A3_M5 / gm_A3_M5;

% size M7 based on estimated gm and ro required
gm_A3_M7_est = gmid_SI * ID_A3;
ro_A3_M7_required = Rup_required_A3 / gmro_A3_M5;
gmro_A3_M7_target = gm_A3_M7_est * ro_A3_M7_required;

% A3_M7: load device (PMOS)
[W, gmid, gmro] = size_M(L_P, gmid_p, gmro_p, gmid_SI, 0, ID_A3,...
    num_lengths_P, points_per_length);
[L_A3_M7, W_A3_M7, gmid_A3_M7, gmro_A3_M7] = pick_L(L_P, W, gmid, gmro,...
    gmro_A3_M7_target, num_lengths_P, W_min);
% compute M7 small signal params
gm_A3_M7 = gmid_A3_M7 * ID_A3;
ro_A3_M7 = gmro_A3_M7 / gm_A3_M7;

Rup_actual_A3 = gmro_A3_M5 * ro_A3_M7;
Rout_actual_A3 = 1 / (1/Rup_actual_A3 + 1/Rdown_actual_A3);

A_3_actual = Rout_actual_A3 * gm_A3_M1;

% CMFB sizing?

%% SF1 design: tunable parameters

% gain target
A_SF1_required = 0.95;
% SF1_M1 specs determined from f_swcap optimization in other script
gm_min_SF1 = 1e-6;

WL_min_SF1 = 9e-12;

%% SF1 design: action

% SF1_M1: input device (PMOS)

% vectors to keep track of results for comparison
W = zeros(num_lengths_N, 1);
WL = zeros(num_lengths_N, 1);
gmro = zeros(num_lengths_N, 1);
gmid = zeros(num_lengths_N, 1);

% try each length
for i = 1:num_lengths_P
    
    % column for gmid, gmro data
    col = 1 + i;
    
    % determine corresponding length
    L_charac = L_P(i);
    W_charac = L_charac * 2;
    
    for j = 1:points_per_length
        
        % go from SI to WI to get minimum required gmid
        point = points_per_length - j + 1;
        
        gmid(i) = gmid_p(point, col);
        
        if (gmid(i) > gmid_WI)
            % found required gmid
            
            % determine corresponding current density for this length
            ID_charac = gmid_p(point, 1);
            ID_density = ID_charac / W_charac;
            
            % determine actual ID required
            ID_req = gm_min_SF1 / gmid(i);
            ID = 0.01e-6 * ceil(ID_req * 100e6);
            
            % determine actual W required
            W(i) = ID / ID_density;
            WL(i) = W(i) .* L_charac;
            
            % keep track of corresponding gmro
            gmro(i) = gmro_n(point, col);
            break
        end      
    end
end

% pick L that gives us required WL for parasitics/flicker
for i = 1:num_lengths_P
    WL_this = WL(i);
    
    if (WL_this > WL_min_SF1)
        % determine final dimensions
        W_SF1_M1 = W(i);
        L_SF1_M1 = L_P(i);
        % determine final small signal params
        gmid_SF1_M1 = gmid(i);
        gmro_SF1_M1 = gmro(i);
        break
    end
end

% corresponding current
ID_SF1 = ID;

% compute M1 small signal params
gm_SF1_M1 = gmid_SF1_M1 * ID_SF1;
ro_SF1_M1 = gmro_SF1_M1 / gm_SF1_M1;

% size M2 based on estimated gm and ro required
gm_SF1_M2_est = gmid_SI * ID_SF1;
ro_SF1_M2_required = A_SF1_required / gm_SF1_M1 / (1 - A_SF1_required);
gmro_SF1_M2_target = gm_SF1_M2_est * ro_SF1_M2_required;

% SF1_M2: load device (PMOS)
[W, gmid, gmro] = size_M(L_P, gmid_p, gmro_p, gmid_SI, 0, ID_A3,...
    num_lengths_P, points_per_length);
[L_SF1_M2, W_SF1_M2, gmid_SF1_M2, gmro_SF1_M2] = pick_L(L_P, W, gmid, gmro,...
    gmro_SF1_M2_target, num_lengths_P, W_min);
% compute M2 small signal params
gm_SF1_M2 = gmid_SF1_M2 * ID_SF1;
ro_SF1_M2 = gmro_SF1_M2 / gm_SF1_M2;

A_SF1_actual = gm_SF1_M1 * ro_SF1_M2 / (1 + gm_SF1_M1 * ro_SF1_M2);

%% post-design SF characterization

% noise - note this is just open-loop OTA noise for sanity check

% compute first stage noise
noise_final_SF1 = 8*k*T*(gamma_W/gm_SF1_M1 +...
    gamma_S * gm_SF1_M2 / (gm_SF1_M1^2))*ENBW...
    + 2 * K_flicker_P / (W_SF1_M1 * L_SF1_M1 * C_ox) *...
    log(f_LP_AP / f_HP_AP);

% compute total input-referred OTA noise
noise_final_SF1_in = noise_final_SF1 / (A_target)^2;
noise_final_SF1_V = sqrt(noise_final_SF1_in);

% offset: it can be shown that all contributions are neglig except input
sigma_Vth_SF1_1 = A_VT / sqrt(W_SF1_M1 * L_SF1_M1);
V_os_3sigma_SF1 = sigma_Vth_SF1_1 * 3;

%% area estimate

% calculate A1 OTA area
area_A1 = 0;
area_A1 = area_A1 + get_area(L_M1, W_M1, L_guard, L_diff);
area_A1 = area_A1 + get_area(L_M3, W_M3, L_guard, L_diff);
area_A1 = area_A1 + get_area(L_M5, W_M5, L_guard, L_diff);
area_A1 = area_A1 + get_area(L_M7, W_M7, L_guard, L_diff);
area_A1 = area_A1 + get_area(L_M9, W_M9, L_guard, L_diff);
area_A1 = area_A1 + get_area(L_M13, W_M13, L_guard, L_diff);
area_A1 = area_A1 + get_area(L_M15, W_M15, L_guard, L_diff);

% calculate A3 OTA area
area_A3 = 0;
area_A3 = area_A3 + get_area(L_A3_M1, W_A3_M1, L_guard, L_diff);
area_A3 = area_A3 + get_area(L_A3_M3, W_A3_M3, L_guard, L_diff);
area_A3 = area_A3 + get_area(L_A3_M5, W_A3_M5, L_guard, L_diff);
area_A3 = area_A3 + get_area(L_A3_M7, W_A3_M7, L_guard, L_diff);
% assuming same CMFB amp as A1
area_A3 = area_A3 + get_area(L_M13, W_M13, L_guard, L_diff);
area_A3 = area_A3 + get_area(L_M15, W_M15, L_guard, L_diff);

% source follower area 
area_SF1 = 0;
area_SF1 = area_SF1 + get_area(L_SF1_M1, W_SF1_M1, L_guard, L_diff);
area_SF1 = area_SF1 + get_area(L_SF1_M2, W_SF1_M2, L_guard, L_diff);

% total area
area_total = area_A1 + 2*area_A3 + 2*area_SF1;

%% sizing helper functions

% W_vec: vector of widths (one for each length)
% gmid_vec: vector of actual gmid
% gmro_vec: vector of actual gmro

% L_vector: either N or P lengths
% gmid_matrix: either N or P characterization data
% gmro_matrix: either N or P characterization data
% gmid_target: min or max gmid
% inv_reg: 1 for WI i.e. min gmid, 0 for SI i.e. max gmid
% current: ID for this device
% num_lens: size of L_vector
% points_per_length: number of characterization points
function [W_vec, gmid_vec, gmro_vec] = size_M(L_vector, gmid_matrix,...
    gmro_matrix, gmid_target, inv_reg, current, num_lens, points_per_len)

    % vectors to keep track of results for comparison
    W_vec = zeros(num_lens, 1);
    gmro_vec = zeros(num_lens, 1);
    gmid_vec = zeros(num_lens, 1);

    % try each length
    for i = 1:num_lens

        % column for gmid, gmro data
        col = 1 + i;

        % determine corresponding length
        L_charac = L_vector(i);
        W_charac = L_charac * 2;
        
        % WI
        if (inv_reg == 1)
            for j = 1:points_per_len
                
                point = points_per_len - j + 1;
                gmid_vec(i) = gmid_matrix(point, col);
                
                if (gmid_vec(i) > gmid_target)
                    % found required gmid
                    % determine corresponding current density for this length
                    ID_charac = gmid_matrix(point, 1);
                    ID_density = ID_charac / W_charac;                 
                    % calculate W necessary from current for this device
                    W_vec(i) = current / ID_density;
                    % keep track of gmro
                    gmro_vec(i) = gmro_matrix(point, col);
                    break
                end
            end
        % SI
        else
            for j = 1:points_per_len
                
                point = j;
                gmid_vec(i) = gmid_matrix(point, col);
                
                if (gmid_vec(i) < gmid_target)
                    % found required gmid
                    % determine corresponding current density for this length
                    ID_charac = gmid_matrix(point, 1);
                    ID_density = ID_charac / W_charac;                 
                    % calculate W necessary from current for this device
                    W_vec(i) = current / ID_density;
                    % keep track of gmro
                    gmro_vec(i) = gmro_matrix(point, col);
                    break
                end
            end
        end
    end
end

% L_val: chosen L value
% W_val: chosen W value
% gmid_val: chosen gmid value
% gmro_val: chosen gmro value

% L_vector: either N or P lengths
% W_vector: corresponding W options
% gmid_vector: corresponding gmid
% gmro_vector: corresponding gmro
% gmro_target: min gmro
% num_lens: size of L_vector
function [L_val, W_val, gmid_val, gmro_val] = pick_L(L_vector, W_vector,...
    gmid_vector, gmro_vector, gmro_target, num_lens, min_W)

    for i = 1:num_lens
        gmro_this = gmro_vector(i);
        W_this = W_vector(i);
        
        % determine dimensions
        W_val = W_vector(i);
        L_val = L_vector(i);
        % determine small signal params
        gmid_val = gmid_vector(i);
        gmro_val = gmro_vector(i);

        if ((W_this > min_W) && (gmro_this > gmro_target))
            % if conditions met, these dimensions and params are final
            break
        end
    end
end

% area: silicon area estimate for pair of devices

% L: device L
% W: device W
% guard: estimate of additional guard-ring length
% diff: estimate of additional diffusion length
function area = get_area(L, W, guard, diff)

    area = (2*W + 2*guard) * (L + 2*guard + 2*diff);

end
